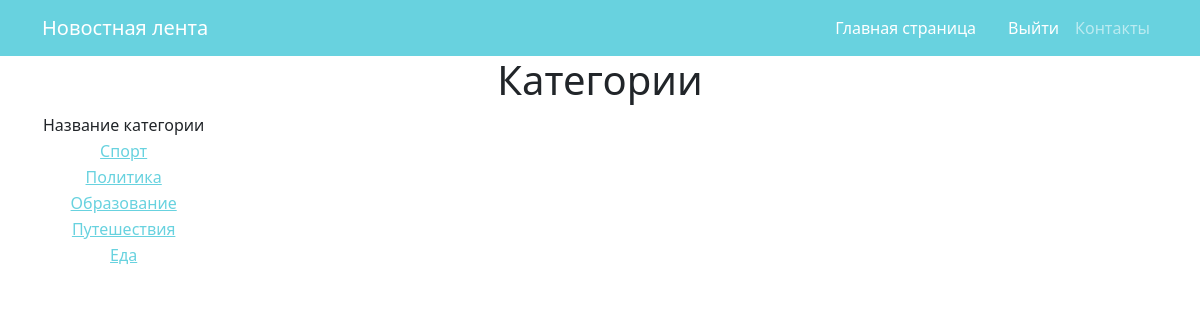
/news/category_list/, run on an earlier commit of the app's database.
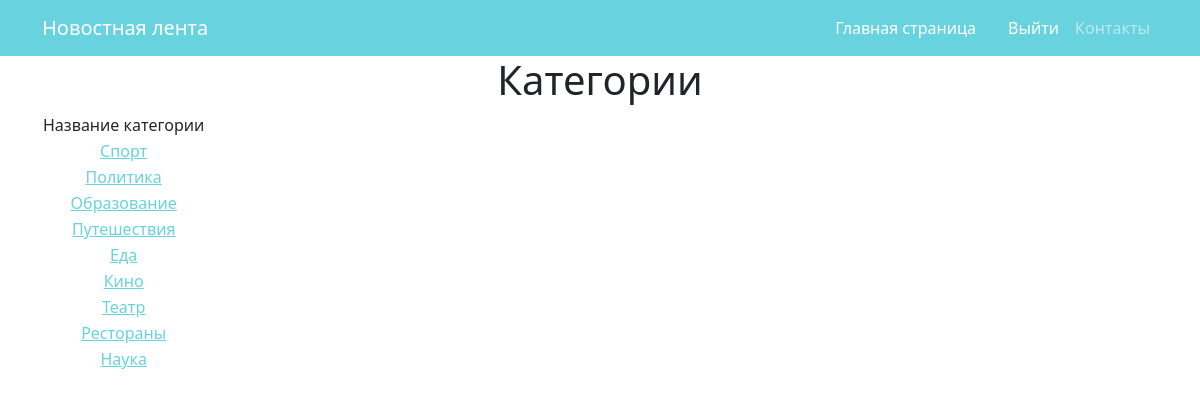
And on a later commit of the database.
### news/models.py (models this page shows, shortened)
class Category(models.Model):
    name = models.CharField(max_length=40, unique=True)
    subscribers = models.ManyToManyField(User, related_name='categories')

### news/views.py (the view)
# urls.py: path('category_list/', CategoryList.as_view(), name='category_list'),
class CategoryList(ListView):
    model = Category
    template_name = 'categories/category_list.html'
    context_object_name = 'category'

### templates/categories/category_list.html (shortened to what this page needs)
{% extends 'flatpages/default.html' %}
{% load custom_filters %}
{% block content %}
<h1>Категории </h1>
{% if category %}
    <table>
        {% load cache %}
        {% cache 60 posts%}
        <tr>
            <td> Название категории </td>
        </tr>
        {% for cats in category %}
        <tr>
            <td> <a href="{% url 'category' cats.id %}">{{ cats.name }} </a> </td>
        </tr>
        {% endfor %}
        {% endcache %}
    </table>
{% else %}
<h2> Категорий нет </h2>
{% endif %}
{% endblock content %}

### templates/flatpages/default.html (shortened to what this page needs)
<!DOCTYPE html>
<html lang="en">
    <head>
        {% load static %}
       <link href="{% static 'css/styles.css' %}" rel="stylesheet" />
    </head>
    <body>
        <nav class="navbar navbar-expand-lg navbar-dark bg-dark">
            <div class="container">
                <a class="navbar-brand" href="/news/">Новостная лента</a>
                <div class="collapse navbar-collapse" id="navbarSupportedContent">
                    <ul class="navbar-nav ms-auto mb-2 mb-lg-0">
                        <li class="nav-item"><a class="nav-link active" aria-current="page" href="/news/">Главная страница</a></li>
                        <li class="nav-item"><a class="nav-link active" aria-current="page" href="/">{{request.user.username}}</a></li>
                        <li class="nav-item"><a class="nav-link active" aria-current="page" href="/sign/logout/">Выйти</a></li>
                        <li class="nav-item"><a class="nav-link" href="/contact/">Контакты</a></li>
                    </ul>
                </div>
            </div>
        </nav>
        <div class="container">
           <div class="row">
               <div class="col-lg-12 text-center">
                   {% block content %}{% endblock content %}
               </div>
           </div>
        </div>
    </body>
</html>

What changed in the data, as far as the page shows it:
added Category: name "Кино"
added Category: name "Театр"
added Category: name "Рестораны"
added Category: name "Наука"
